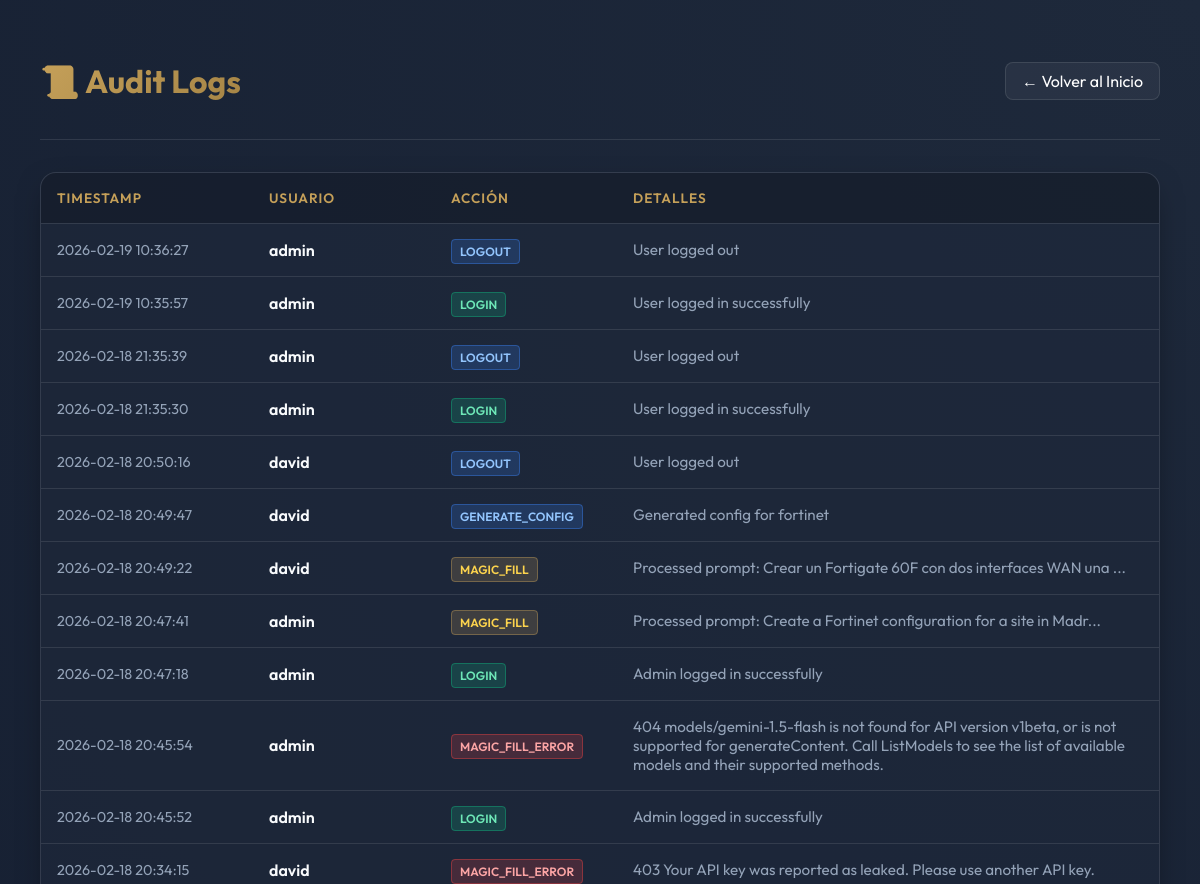
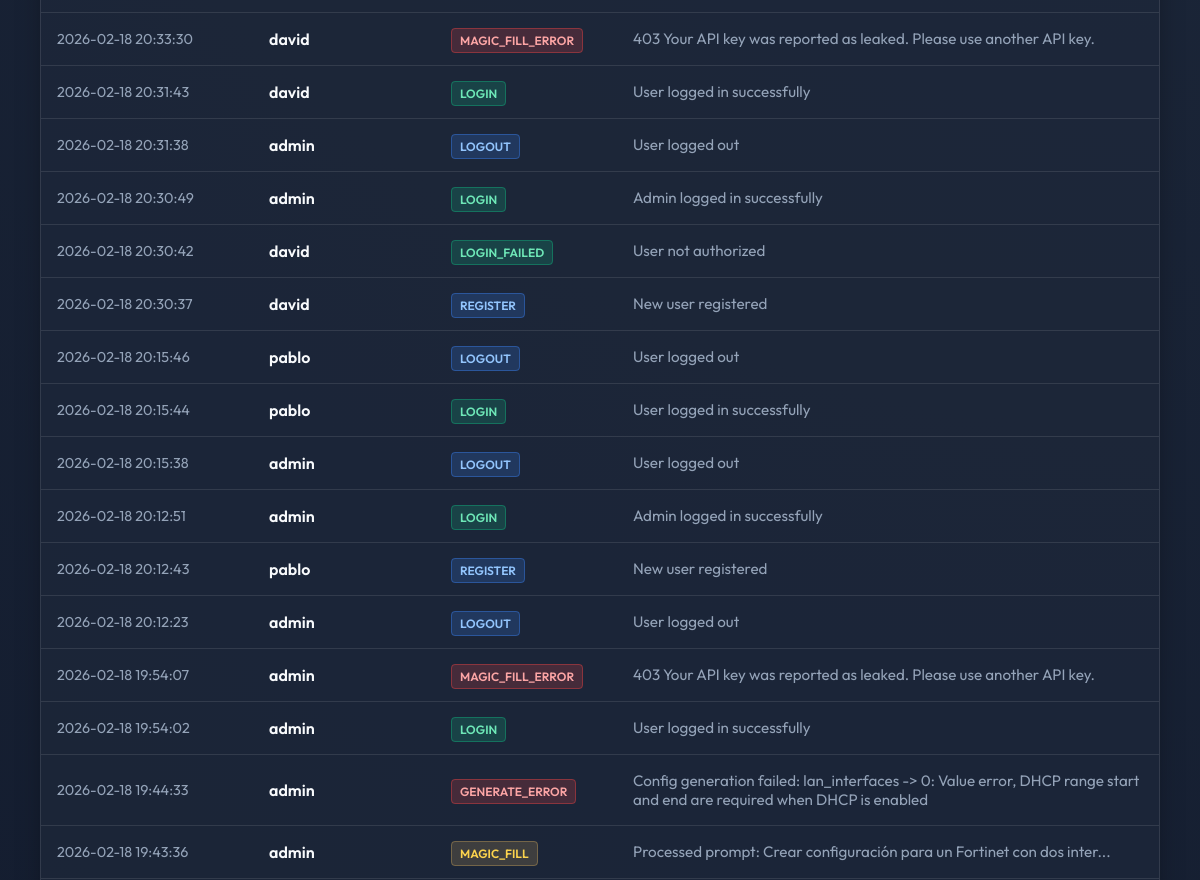
/admin/logs (signed in, upper part), run on an earlier commit of the app's database (2 pictures, top to bottom).
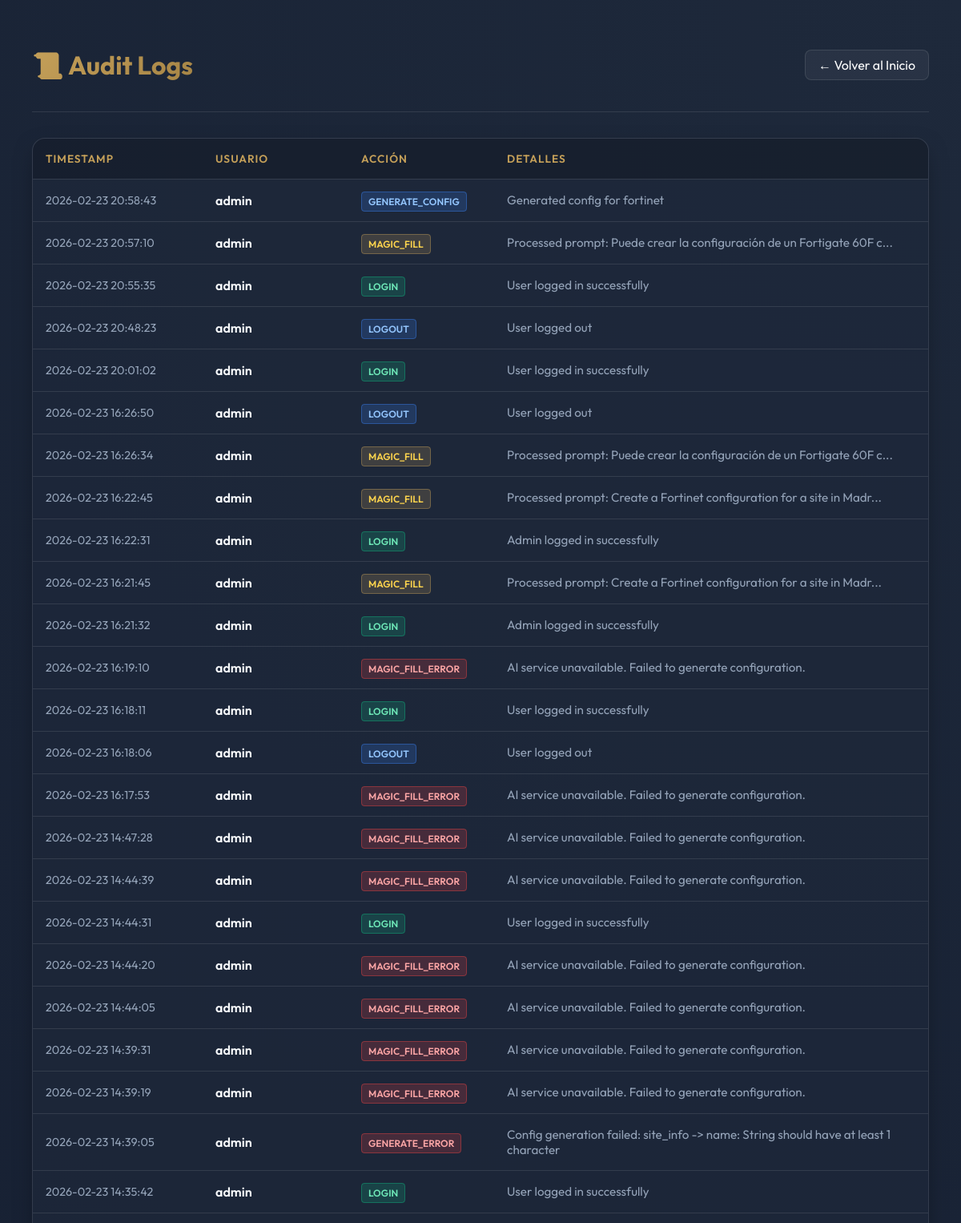
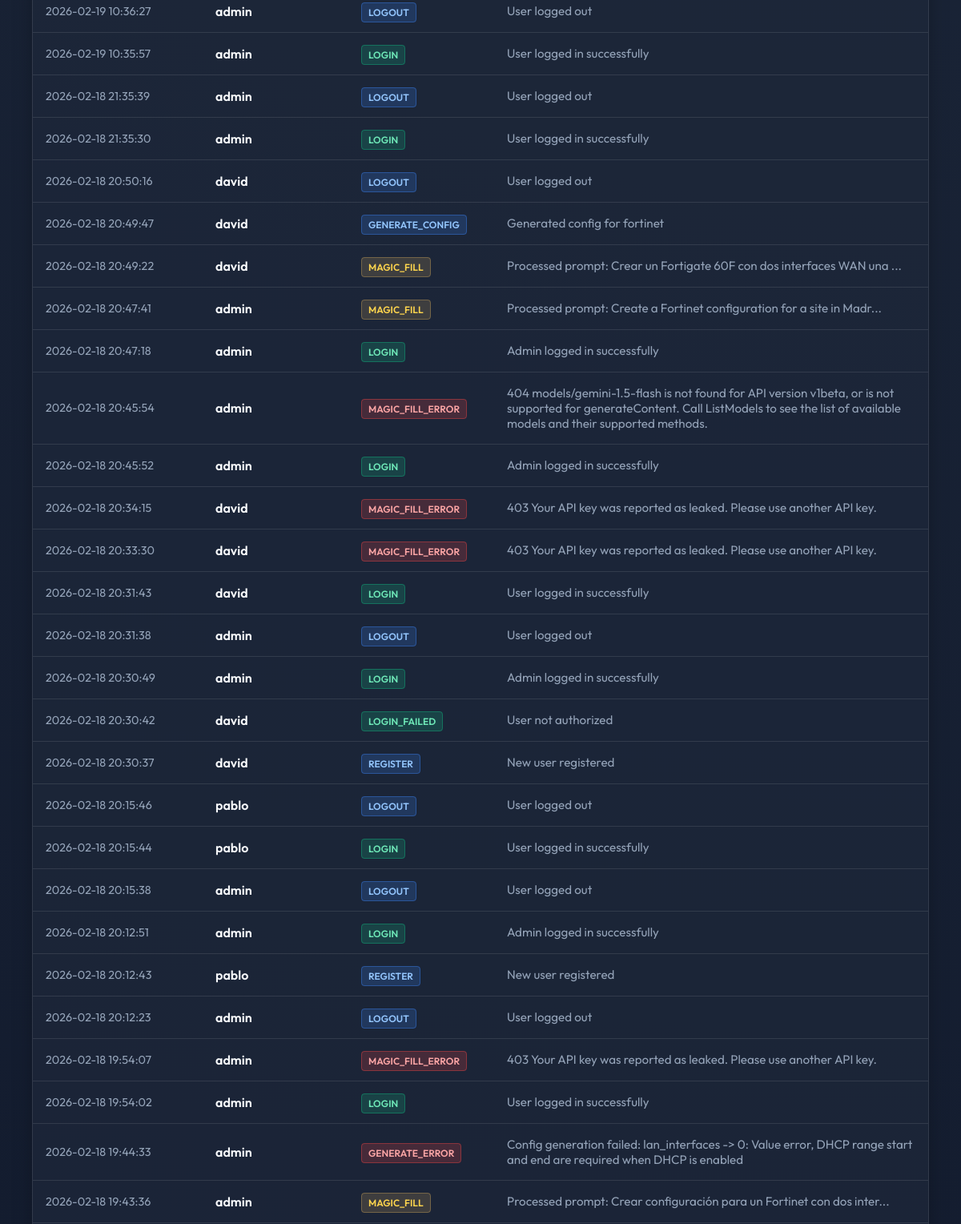
And on a later commit of the database (2 pictures, top to bottom).
### tables this page shows
CREATE TABLE logs (
                    id INTEGER PRIMARY KEY AUTOINCREMENT,
                    timestamp TEXT NOT NULL,
                    user TEXT NOT NULL,
                    action TEXT NOT NULL,
                    details TEXT
                );

### app.py (the view)
@app.route('/admin/logs')
@login_required
def view_logs():
    if not session.get('is_admin'):
        flash('Acceso denegado', 'error')
        return redirect(url_for('index'))
    try:
        with sqlite3.connect(DB_NAME) as conn:
            conn.row_factory = sqlite3.Row
            cursor = conn.cursor()
            cursor.execute('SELECT * FROM logs ORDER BY id DESC LIMIT 100')
            logs = cursor.fetchall()
        return render_template('logs.html', logs=logs)
    except Exception as e:
        return f"Error accessing logs: {e}"

### app.py (called while the page is built)
def login_required(f):
    @wraps(f)
    def decorated_function(*args, **kwargs):
        if 'user' not in session:
            return redirect(url_for('login'))
        return f(*args, **kwargs)
    return decorated_function

### templates/logs.html (shortened to what this page needs)
<!DOCTYPE html>
<html lang="es">
<head>
</head>
<body>
    <div class="container">
        <header>
            <h1>📜 Audit Logs</h1>
            <a href="/" class="btn">← Volver al Inicio</a>
        </header>
        <div class="table-container">
            <table>
                <thead>
                    <tr>
                        <th style="width: 180px;">Timestamp</th>
                        <th style="width: 150px;">Usuario</th>
                        <th style="width: 150px;">Acción</th>
                        <th>Detalles</th>
                    </tr>
                </thead>
                <tbody>
                    {% for log in logs %}
                    <tr>
                        <td style="color: var(--text-muted); font-size: 0.9rem;">{{ log.timestamp }}</td>
                        <td style="font-weight: 600;">{{ log.user }}</td>
                        <td>
                            {% if 'LOGIN' in log.action %}
                            <span class="tag tag-login">{{ log.action }}</span>
                            {% elif 'ERROR' in log.action or 'FAILED' in log.action %}
                            <span class="tag tag-error">{{ log.action }}</span>
                            {% elif 'MAGIC' in log.action %}
                            <span class="tag tag-magic">{{ log.action }}</span>
                            {% else %}
                            <span class="tag tag-gen">{{ log.action }}</span>
                            {% endif %}
                        </td>
                        <td style="color: var(--text-muted); font-size: 0.95rem;">{{ log.details }}</td>
                    </tr>
                    {% else %}
                    <tr>
                        <td colspan="4" style="text-align: center; padding: 2rem; color: var(--text-muted);">
                            No hay registros de auditoría aún.
                        </td>
                    </tr>
                    {% endfor %}
                </tbody>
            </table>
        </div>
    </div>
</body>
</html>

### templates/logs.html (style rules this page uses)
:root { --primary: #c5a059; --primary-dark: #a68546; --bg-dark: #0f172a; --card-bg: rgba(30, 41, 59, 0.7); --text-main: #f8fafc; --text-muted: #94a3b8; --success: #10b981; --error: #ef4444; --glass-border: rgba(255, 255, 255, 0.1); --accent-gradient: linear-gradient(135deg, #c5a059 0%, #a68546 100%); --bg-gradient: radial-gradient(circle at top right, #1e293b, #0f172a); }
body { background: var(--bg-dark); background-image: var(--bg-gradient); color: var(--text-main); min-height: 100vh; font-family: 'Outfit', sans-serif; padding: 2rem; }
.container { max-width: 1200px; margin: 0 auto; }
header { display: flex; justify-content: space-between; align-items: center; margin-bottom: 2rem; padding-bottom: 1rem; border-bottom: 1px solid var(--glass-border); }
h1 { font-size: 2rem; background: var(--accent-gradient); -webkit-background-clip: text; background-clip: text; -webkit-text-fill-color: transparent; }
a.btn { text-decoration: none; color: white; padding: 0.5rem 1rem; border: 1px solid var(--glass-border); border-radius: 8px; background: rgba(255, 255, 255, 0.05); transition: all 0.3s; }
.table-container { background: var(--card-bg); border-radius: 16px; border: 1px solid var(--glass-border); overflow: hidden; box-shadow: 0 10px 30px -10px rgba(0, 0, 0, 0.5); }
table { width: 100%; border-collapse: collapse; }
th, td { text-align: left; padding: 1rem; border-bottom: 1px solid var(--glass-border); }
th { background: rgba(0, 0, 0, 0.2); font-weight: 600; color: var(--primary); text-transform: uppercase; font-size: 0.85rem; letter-spacing: 1px; }
.tag { padding: 0.25rem 0.5rem; border-radius: 4px; font-size: 0.75rem; font-weight: 600; text-transform: uppercase; }
.tag-login { background: rgba(16, 185, 129, 0.2); color: #6ee7b7; border: 1px solid rgba(16, 185, 129, 0.4); }
.tag-error { background: rgba(239, 68, 68, 0.2); color: #fca5a5; border: 1px solid rgba(239, 68, 68, 0.4); }
.tag-magic { background: rgba(197, 160, 89, 0.2); color: #fcd34d; border: 1px solid rgba(197, 160, 89, 0.4); }
.tag-gen { background: rgba(59, 130, 246, 0.2); color: #93c5fd; border: 1px solid rgba(59, 130, 246, 0.4); }

What changed in the data, as far as the page shows it:
added logs: timestamp "2026-02-23 20:58:43", user "admin", action "GENERATE_CONFIG", details "Generated config for fortinet"
added logs: timestamp "2026-02-23 20:57:10", user "admin", action "MAGIC_FILL", details "Processed prompt: Puede crear la configuración de un Fortigate 60F c..."
added logs: timestamp "2026-02-23 20:55:35", user "admin", action "LOGIN", details "User logged in successfully"
added logs: timestamp "2026-02-23 20:48:23", user "admin", action "LOGOUT", details "User logged out"
added logs: timestamp "2026-02-23 20:01:02", user "admin", action "LOGIN", details "User logged in successfully"
added logs: timestamp "2026-02-23 16:26:50", user "admin", action "LOGOUT", details "User logged out"
added logs: timestamp "2026-02-23 16:26:34", user "admin", action "MAGIC_FILL", details "Processed prompt: Puede crear la configuración de un Fortigate 60F c..."
added logs: timestamp "2026-02-23 16:22:45", user "admin", action "MAGIC_FILL", details "Processed prompt: Create a Fortinet configuration for a site in Madr..."
added logs: timestamp "2026-02-23 16:22:31", user "admin", action "LOGIN", details "Admin logged in successfully"
added logs: timestamp "2026-02-23 16:21:45", user "admin", action "MAGIC_FILL", details "Processed prompt: Create a Fortinet configuration for a site in Madr..."
added logs: timestamp "2026-02-23 16:21:32", user "admin", action "LOGIN", details "Admin logged in successfully"
added logs: timestamp "2026-02-23 16:19:10", user "admin", action "MAGIC_FILL_ERROR", details "AI service unavailable. Failed to generate configuration."
added logs: timestamp "2026-02-23 16:18:11", user "admin", action "LOGIN", details "User logged in successfully"
added logs: timestamp "2026-02-23 16:18:06", user "admin", action "LOGOUT", details "User logged out"
added logs: timestamp "2026-02-23 16:17:53", user "admin", action "MAGIC_FILL_ERROR", details "AI service unavailable. Failed to generate configuration."
added logs: timestamp "2026-02-23 14:47:28", user "admin", action "MAGIC_FILL_ERROR", details "AI service unavailable. Failed to generate configuration."
added logs: timestamp "2026-02-23 14:44:39", user "admin", action "MAGIC_FILL_ERROR", details "AI service unavailable. Failed to generate configuration."
added logs: timestamp "2026-02-23 14:44:31", user "admin", action "LOGIN", details "User logged in successfully"
added logs: timestamp "2026-02-23 14:44:20", user "admin", action "MAGIC_FILL_ERROR", details "AI service unavailable. Failed to generate configuration."
added logs: timestamp "2026-02-23 14:44:05", user "admin", action "MAGIC_FILL_ERROR", details "AI service unavailable. Failed to generate configuration."
added logs: timestamp "2026-02-23 14:39:31", user "admin", action "MAGIC_FILL_ERROR", details "AI service unavailable. Failed to generate configuration."
added logs: timestamp "2026-02-23 14:39:19", user "admin", action "MAGIC_FILL_ERROR", details "AI service unavailable. Failed to generate configuration."
added logs: timestamp "2026-02-23 14:39:05", user "admin", action "GENERATE_ERROR", details "Config generation failed: site_info -> name: String should have at least 1 character"
added logs: timestamp "2026-02-23 14:35:42", user "admin", action "LOGIN", details "User logged in successfully"
